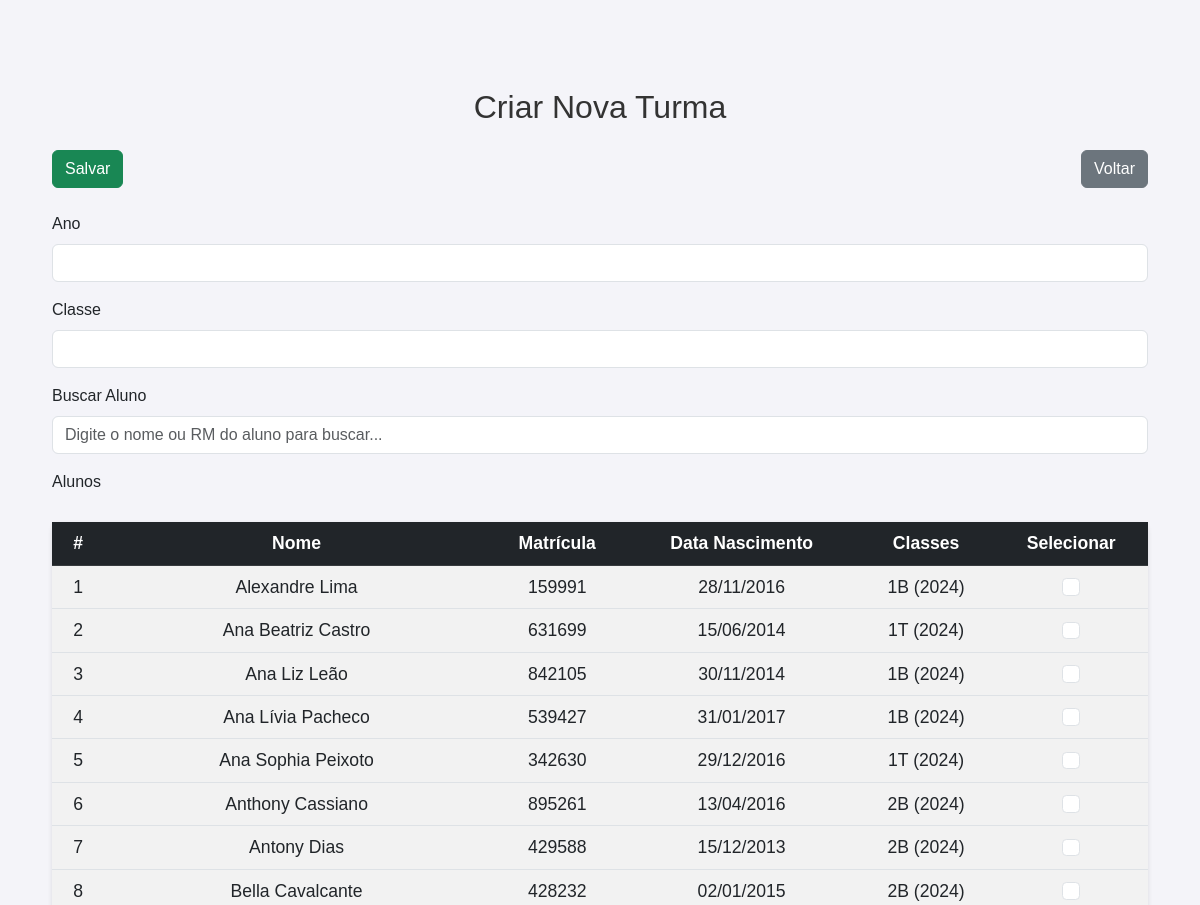
Before: /secretaria/criar_turma/ (upper part) with the older database file.
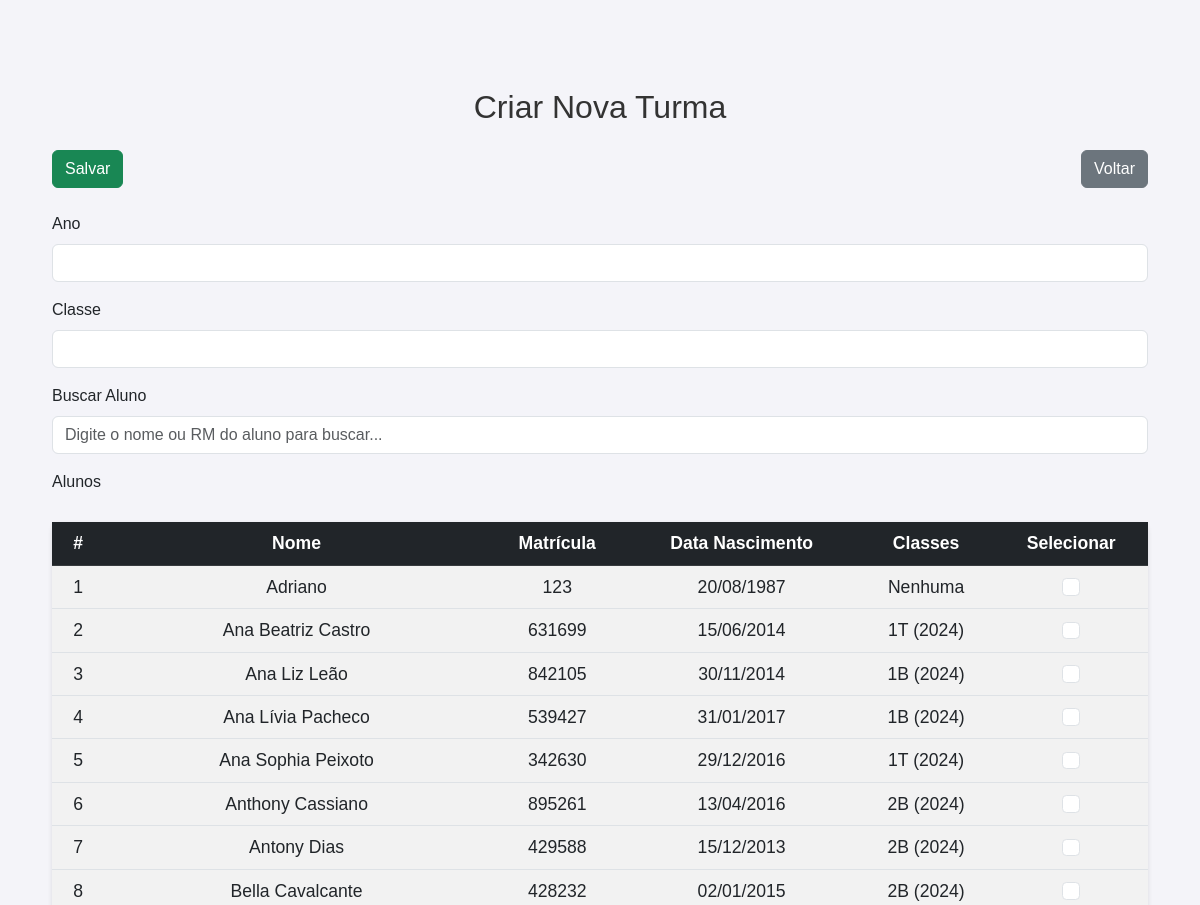
After: the same page with the newer database file.
### core/models.py (models this page shows, shortened)
class Aluno(models.Model):
    user = models.OneToOneField(User, on_delete=models.CASCADE, related_name='aluno_profile')
    nome = models.CharField(max_length=100)
    rm = models.CharField(max_length=20, unique=True)  # Registro de matrícula único
    ra_rg = models.CharField(max_length=20, blank=True, null=True)  # RA ou RG (opcional)
    data_nascimento = models.DateField()  # Data de nascimento do aluno
    status = models.CharField(
        max_length=11,
        choices=[('ativo', 'Ativo'), ('transferido', 'Transferido'), ('suplente', 'Suplente')],
        default='ativo'
    )
    email_responsavel = models.EmailField(max_length=100, blank=True, null=True)
    telefone_responsavel = models.CharField(max_length=15, blank=True, null=True)

class Turma(models.Model):
    ano = models.PositiveIntegerField()  # Ano da turma (Exemplo: 2024)
    classe = models.CharField(max_length=5, default='Indefinido')  # Classe (Exemplo: 1A, 2B, etc.)
    alunos = models.ManyToManyField(Aluno, related_name='turmas')
    professores = models.ManyToManyField(Professor, related_name='turmas')
    class Meta:
        verbose_name = "Turma"
        verbose_name_plural = "Turmas"

### core/views.py (the view)
# urls.py: path('secretaria/criar_turma/', views.criar_turma, name='criar_turma'),
def criar_turma(request):
    alunos = Aluno.objects.all().order_by('nome')  # Busca todos os alunos
    professores = Professor.objects.all().order_by('nome')  # Busca todos os professores
    if request.method == 'POST':
        form = TurmaForm(request.POST)
        if form.is_valid():
            turma = form.save()
            turma.alunos.set(request.POST.getlist('alunos'))
            turma.professores.set(request.POST.getlist('professores'))
            return redirect('gerenciar_turmas')
    else:
        form = TurmaForm()
    return render(request, 'core/criar_turma.html', {'form': form, 'alunos': alunos, 'professores': professores})

### core/forms.py
class TurmaForm(forms.ModelForm):
    alunos = forms.ModelMultipleChoiceField(
        queryset=Aluno.objects.all(),
        widget=forms.CheckboxSelectMultiple,
        required=False  # Não é mais obrigatório
    )
    professores = forms.ModelMultipleChoiceField(
        queryset=Professor.objects.all(),
        widget=forms.CheckboxSelectMultiple,
        required=False  # Não é mais obrigatório
    )
    class Meta:
        model = Turma
        fields = ['ano', 'classe', 'alunos', 'professores']  # Campos para criação/edição da turma

### core/templates/core/criar_turma.html (shortened to what this page needs)
{% load static %}
<!DOCTYPE html>
<html lang="pt-BR">
<head>
    <link href="https://cdn.jsdelivr.net/npm/bootstrap@5.3.0/dist/css/bootstrap.min.css" rel="stylesheet">
    <link rel="stylesheet" href="{% static 'css/estilos.css' %}">
</head>
<body>
    <div class="container mt-5">
        <h1 class="text-center mb-4">Criar Nova Turma</h1>
        <form method="POST">
            <div class="d-flex justify-content-between mb-4">
                <button type="submit" class="btn btn-success">Salvar</button>
                <a href="{% url 'gerenciar_turmas' %}" class="btn btn-secondary">Voltar</a>
            </div>
            <div class="mb-3">
                <label for="ano" class="form-label">Ano</label>
                <input type="text" class="form-control" id="ano" name="ano" required>
            </div>
            <div class="mb-3">
                <label for="classe" class="form-label">Classe</label>
                <input type="text" class="form-control" id="classe" name="classe" required>
            </div>
            <div class="mb-3">
                <label for="buscar_aluno" class="form-label">Buscar Aluno</label>
                <input type="text" class="form-control" id="buscar_aluno" placeholder="Digite o nome ou RM do aluno para buscar...">
            </div>
            <div class="mb-3">
                <label for="alunos" class="form-label">Alunos</label>
                <table class="table table-hover table-striped" id="tabela_alunos">
                    <thead class="table-dark">
                        <tr>
                            <th>#</th>
                            <th>Nome</th>
                            <th>Matrícula</th>
                            <th>Data Nascimento</th>
                            <th>Classes</th>
                            <th>Selecionar</th>
                        </tr>
                    </thead>
                    <tbody>
                        {% for aluno in alunos|dictsort:"nome" %}
                            <tr class="aluno-row">
                                <td>{{ forloop.counter }}</td>
                                <td>{{ aluno.nome }}</td>
                                <td>{{ aluno.rm }}</td>
                                <td>{{ aluno.data_nascimento|date:"d/m/Y" }}</td>
                                <td>
                                    {% if aluno.turmas.all %}
                                        {% for turma in aluno.turmas.all %}
                                            {{ turma.classe }} ({{ turma.ano }}){% if not forloop.last %}, {% endif %}
                                        {% endfor %}
                                    {% else %}
                                        Nenhuma
                                    {% endif %}
                                </td>
                                <td>
                                    <input class="form-check-input" type="checkbox" name="alunos" value="{{ aluno.id }}" id="aluno_{{ aluno.id }}">
                                </td>
                            </tr>
                        {% empty %}
                            <tr>
                                <td colspan="6">Nenhum aluno encontrado</td>
                            </tr>
                        {% endfor %}
                    </tbody>
                </table>
            </div>
        </form>
    </div>
</body>
</html>

Changed rows visible on the page:
removed Aluno: nome "Alexandre Lima", rm "159991", data_nascimento "28/11/2016", Turma (classe "1B", ano "2024")
added Aluno: nome "Adriano", rm "123", data_nascimento "20/08/1987", shows "Nenhuma"
